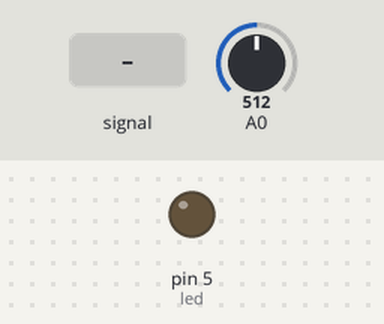
A sketch run on a simulated Arduino Uno, built with avr-gcc and run on an emulated ATmega328P. On the bench: output pins drawn as LEDs (lit = HIGH). The test bench sets the inputs (shaded band); at power-on: A0 = 512.

Above: at 1.2 s.
1.3 s: A0 fed a 2 Hz sine of ±306 counts around its level
At 4.2 s:
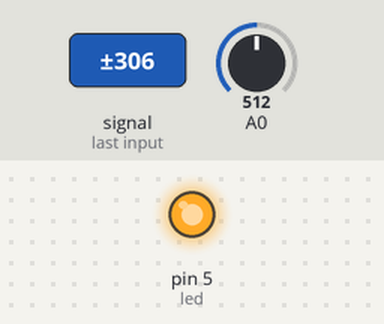
4.3 s: A0 set to 716
At 5.1 s:
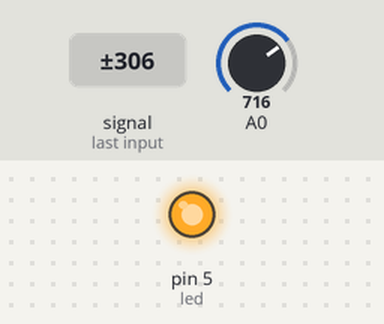
5.8 s: A0 set to 900
At 6.3 s:
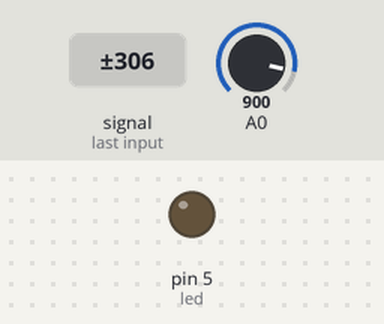
7.3 s: A0 set to 1023
At 8.6 s:
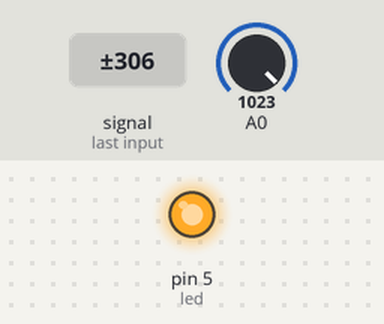
Timing chart, 0 to 9.8 s (numbered marks = the images above; inputs shaded):
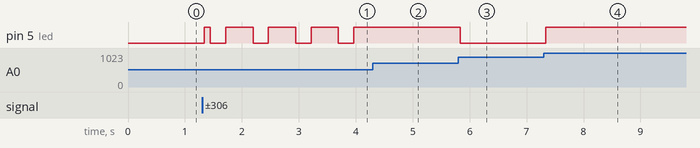

The sketch:

clap-on.ino
```cpp
// clap-on, clap-off LED
// attiny44 version
// based on code by klb

int led = 5;

int aDiff, aDiff2, sensitivity;
bool isOn;

void setup() {
  pinMode(led, OUTPUT);
  pinMode(A0, INPUT);
  digitalWrite(A0, HIGH); // pull down
  sensitivity = 3;
  isOn = false;
}

void loop() {
  int n = 500;
  int aRead, aMax = 0, aMin = 1023;
  for( int i=0; i<n; i++) {
    aRead = analogRead(A0);
    if( aRead < aMin) {
      aMin = aRead;
    }
    if( aRead > aMax ) {
      aMax = aRead;
    }
  }

  aDiff = aMax - aMin;
  if( aDiff > aDiff2 * sensitivity ) {
    isOn = !isOn;
    digitalWrite(led, isOn);
  }
  aDiff2 = aDiff;
}
```

Measured:
- after the input at 1.3 s, pin 5 (led): LOW → HIGH at once, then repeats every 0.75 s: LOW 0.27 s, HIGH 0.48 s
- after the input at 4.3 s, pin 5 (led): stops changing and stays HIGH
- after the input at 5.8 s, pin 5 (led): HIGH → LOW at once
- after the input at 7.3 s, pin 5 (led): LOW → HIGH at once
